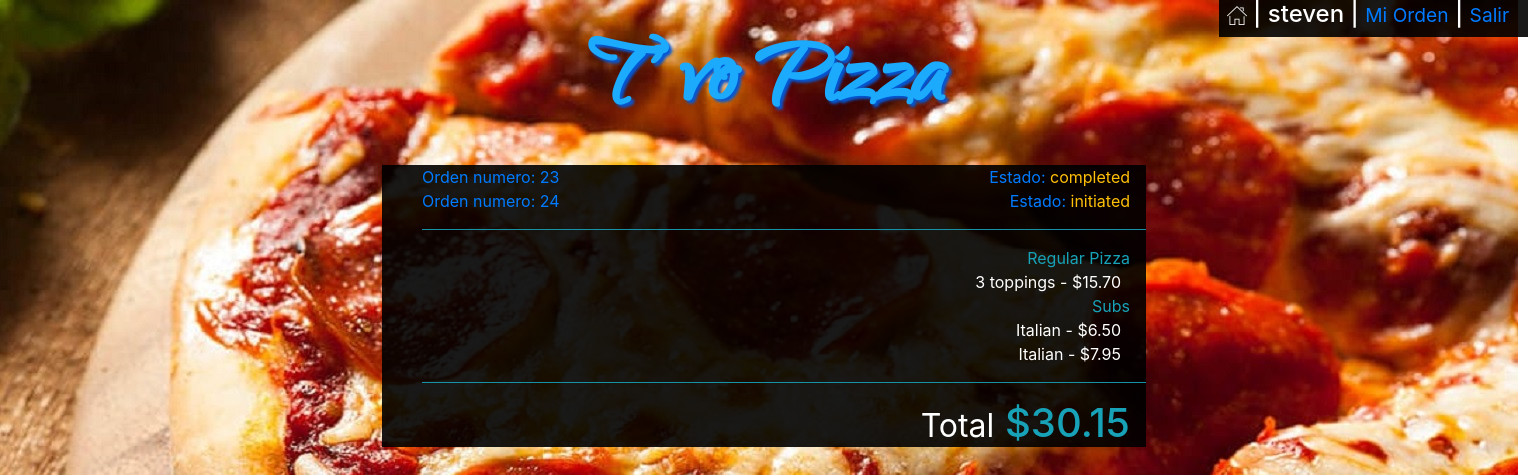
/my_orders/23 (signed in), run on the app's committed database.
### orders/models.py (models this page shows, shortened)
class User_order(models.Model):
    user=models.ForeignKey(User,on_delete=models.CASCADE)
    order_number=models.IntegerField()
    topping_allowance=models.IntegerField(default=0)
    status=models.CharField(max_length=64,default='initiated')

class Order2(models.Model):
    user=models.ForeignKey(User,on_delete=models.CASCADE)
    number=models.IntegerField()
    category=models.CharField(max_length=64,null=True)
    name=models.CharField(max_length=64)
    price=models.DecimalField(max_digits=4,decimal_places=2)
    def __str__(self):
        return f"{self.name} - ${self.price} "

### orders/views.py (the view)
# urls.py: path("my_orders/<str:order_number>", views.my_orders, name="my_orders"),
def my_orders(request,order_number):
    context = {
        "Checkout":Order2.objects.filter(user=request.user,number=order_number),
        "Checkout_category":Order2.objects.filter(user=request.user,number=order_number).values_list('category').distinct(),
        "Total":list(Order2.objects.filter(user=request.user,number=order_number).aggregate(Sum('price')).values())[0],
        "user":request.user,
        "Category": Category.objects.all(),
        "Order_number":order_number,
        "All_orders":User_order.objects.filter(user=request.user),
        "Status":User_order.objects.get(user=request.user,order_number=order_number).status
    }
    return render(request,"my_orders.html",context)

### orders/templates/my_orders.html (shortened to what this page needs)
<!DOCTYPE html>
<html style="height:100%">
<head>
    {% load static %}
    <link rel="stylesheet" type="text/css" href="{% static 'styles.css' %}">
    <link rel="stylesheet" href="https://maxcdn.bootstrapcdn.com/bootstrap/4.1.3/css/bootstrap.min.css">
</head>
<body style="height:100%">
    {% if Category %}
    <div id='username'>
        <h4 class='px-2' ><a href="{% url 'index' %}"><img src="{% static 'home.png' %}"></a> |
            {{user.username}} |
            {% if not user.is_superuser %}
            <small><a href="{% url 'my_orders' Order_number %}">Mi Orden</a></small> |
            {% endif %}
            <small><a href="{% url 'logout' %}"> Salir &nbsp;</a></small>
        </h4>
    </div>
    {% endif %}
    <p id='logo' class='text-center m-0 font-weight-bold'><a href="{% url 'index' %}">T' vo Pizza</a></p>
    <div id='my_orders_container' class='w-50 mx-auto'>
        <div class=' text-left pr-3'>
            <ul >
                {% for number in All_orders%}
                <a href="{% url 'my_orders' number.order_number %}"><li ><span>Orden numero: {{number.order_number}}</span><span class='float-right'>Estado: <span class='text-warning'>{{number.status}}</span></span></li></a>
                {% endfor %}
            </ul>
        </div>
        <ul>
            <hr class='bg-info'>
            {% for check_cat in Checkout_category %}
                <li class='text-info text-right pr-3'>{{check_cat|cut:"("|cut:")"|cut:","|cut:"'"}}</li>
                {% for row in Checkout %}
                {% if row.category == check_cat|cut:"("|cut:")"|cut:","|cut:"'"  %}
                <li class='pr-3 text-right'>{{row}}&nbsp;</li>
                {% endif %}
                {% endfor %}
            {% endfor %}
            <hr class='bg-info'>
            <li class='text-info text-right pr-3 '><h1><small class='text-white'>Total</small> ${{Total|floatformat:2}}</h1></li>
        </ul>
    </div>
</body>
</html>

### orders/static/styles.css (style rules this page uses)
#logo { padding:0px; font-family: webLogo ; font-size: 110px; text-shadow: 3px 3px 3px rgb(5, 87, 211); }
#logo a:link, #place_order:link, #confirm_order:link { color:rgb(28, 170, 253); }
#center_box,#username { background-color: rgba(0, 0, 0, 0.9); color: white; }
#username { position: absolute; right: 0; }
li { list-style-type: none; }
#my_orders_container { background-color: rgba(0, 0, 0, 0.9); color: white; }

### data on the page
User_order: order_number "23", status "completed"
User_order: order_number "24", status "initiated"
Order2: name+price "3 toppings - $15.70"
Order2: name+price "Italian - $6.50"
Order2: name+price "Italian - $7.95"

### other printed values
{{ user.username }} "steven"
{{ check_cat|cut:"("|cut:")"|cut:","|cut:"'" }} "Regular Pizza" "Subs"
{{ Total|floatformat:2 }} "30.15"
